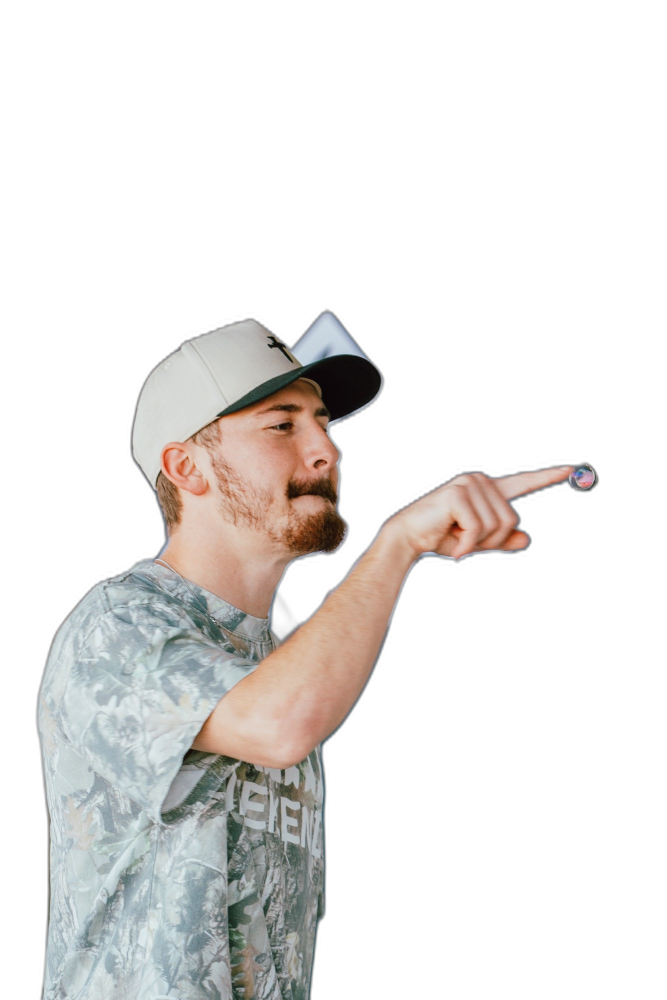
#> input picture source-art/cut1.png, 1333 x 2000 px, found by its file name (shown at 1/2 size); the run also reads 3 pictures not shown here
$ python stylize_photos.py
#> lines starting #> are read from the running program, lines starting #| are printed output that depends on the picture; after the words box and inside, x2 and y2 are one past the last pixel; in counts of white or black regions, pixels touching at a corner belong together
### tools/art/sty.py
import cv2, numpy as np
from PIL import Image
def kmeans_q(rgb, mask, K, seed=1):
    px = rgb[mask].reshape(-1,3).astype(np.float32)
    lab = cv2.cvtColor(px.reshape(-1,1,3).astype(np.uint8), cv2.COLOR_RGB2LAB).reshape(-1,3).astype(np.float32)
    cv2.setRNGSeed(seed)
    _, lbl, cen = cv2.kmeans(lab, K, None, (cv2.TERM_CRITERIA_EPS+cv2.TERM_CRITERIA_MAX_ITER, 30, 0.5), 3, cv2.KMEANS_PP_CENTERS)
    cen_rgb = cv2.cvtColor(cen.reshape(-1,1,3).astype(np.uint8), cv2.COLOR_LAB2RGB).reshape(-1,3)
    out = rgb.copy(); out[mask] = cen_rgb[lbl.ravel()]; return out
def boost(rgb, sat=1.3, gamma=0.95, contrast=1.12):
    hsv = cv2.cvtColor(rgb, cv2.COLOR_RGB2HSV).astype(np.float32)
    hsv[...,1] = np.clip(hsv[...,1]*sat, 0, 255)
    v = hsv[...,2]/255.0; v = np.clip((v-0.5)*contrast+0.5, 0, 1)**gamma; hsv[...,2] = v*255
    return cv2.cvtColor(hsv.astype(np.uint8), cv2.COLOR_HSV2RGB)
# [26 lines left out: function stylize, not called in this run]

def stylize2(img, levels=5, ss=50, sr=0.35, passes=2, chromaK=7, outline=5, min_edge=25, line_w=2, sat=1.35, ink=(30,16,24), edge_lo=35, edge_hi=90, lmin=0.18, feat_sigma=6, feat_c=28):
    a = np.array(img.convert('RGBA')); rgb = a[...,:3].copy(); mask = a[...,3] > 100
    inv = (~mask).astype(np.uint8)*255
    if inv.any(): rgb = cv2.inpaint(rgb, inv, 5, cv2.INPAINT_TELEA)
    f = rgb
    for _ in range(passes): f = cv2.edgePreservingFilter(f, flags=1, sigma_s=ss, sigma_r=sr)
    f = boost(f, sat=sat, contrast=1.08)
    lab = cv2.cvtColor(f, cv2.COLOR_RGB2LAB).astype(np.float32)
    L = lab[...,0]; vals = L[mask]
    lo, hi = np.percentile(vals, 2), np.percentile(vals, 99)
    t = np.clip((L-lo)/(hi-lo+1e-6), 0, 1)
    band = np.floor(t*levels-1e-6); band = np.clip(band,0,levels-1)
    Lq = lo + (band+0.5)/levels*(hi-lo)
    Lq = np.maximum(Lq, lmin*255)
    Lq = cv2.medianBlur(Lq.astype(np.uint8), 5).astype(np.float32)
    ab = lab[...,1:].copy()
    px = ab[mask].astype(np.float32); cv2.setRNGSeed(2)
    _, lbl, cen = cv2.kmeans(px, chromaK, None, (cv2.TERM_CRITERIA_EPS+cv2.TERM_CRITERIA_MAX_ITER, 30, 0.5), 3, cv2.KMEANS_PP_CENTERS)
    abq = ab.copy(); abq[mask] = cen[lbl.ravel()]
    abq = np.dstack([cv2.medianBlur(abq[...,0].astype(np.uint8),5), cv2.medianBlur(abq[...,1].astype(np.uint8),5)]).astype(np.float32)
    out = cv2.cvtColor(np.dstack([Lq, abq]).astype(np.uint8), cv2.COLOR_LAB2RGB)
    fe = cv2.bilateralFilter(rgb, 7, 30, 5)
    g = cv2.cvtColor(fe, cv2.COLOR_RGB2GRAY)
    e = cv2.Canny(cv2.GaussianBlur(g,(3,3),0), edge_lo, edge_hi)
    # dark features (eyes, brows, nostrils, mouth): much darker than surroundings
    loc = cv2.GaussianBlur(g.astype(np.float32), (0,0), feat_sigma)
    dark = (g.astype(np.float32) < loc - feat_c) & (g < 110)
    e = (e > 0) | dark
    n, lab_e, stats, _ = cv2.connectedComponentsWithStats((e>0).astype(np.uint8), connectivity=8)
    keep = np.zeros(n, bool); keep[1:] = stats[1:, cv2.CC_STAT_AREA] >= min_edge
    e = keep[lab_e]
    if line_w > 1: e = cv2.dilate(e.astype(np.uint8), np.ones((line_w,line_w),np.uint8)) > 0
    er = cv2.erode(mask.astype(np.uint8), np.ones((5,5),np.uint8)) > 0
    e &= er
    out[e] = (out[e]*0.2 + np.array(ink)*0.8).astype(np.uint8)
    m8 = mask.astype(np.uint8)*255
    big = cv2.dilate(m8, cv2.getStructuringElement(cv2.MORPH_ELLIPSE,(outline*2+1,outline*2+1)))
    big = cv2.GaussianBlur(big,(3,3),0)
    out[(big>0)&~mask] = ink
    out[~mask & (big==0)] = 0
    return Image.fromarray(np.dstack([out, np.maximum(big, m8)]), 'RGBA')

### tools/art/stylize_photos.py
from PIL import Image, ImageDraw, ImageFilter, ImageChops
import numpy as np, json, base64, io, cv2
from sty import stylize2 as stylize, boost, kmeans_q
# Run from the repo root: python3 tools/art/stylize_photos.py
# Inputs: source-art/ (original photos + background-removed cut-outs made with rembg).
# Outputs: the stylised heads, busts, clothing textures and stage under game/art/.
import os, sys
sys.path.insert(0, os.path.dirname(__file__))
I='source-art/'
PHOTO={'1.jpg':'fighter-bubbles.jpg','2.jpg':'fighter-preacher.jpg','3.jpg':'stage-welcome-plaza.jpg'}
def pad(im,p): o=Image.new('RGBA',(im.width+2*p,im.height+2*p),(0,0,0,0)); o.paste(im,(p,p)); return o
def ell(size, box, fe): m=Image.new('L',size,0); ImageDraw.Draw(m).ellipse(box,fill=255); return m.filter(ImageFilter.GaussianBlur(fe))
LOGO=[(350,0),(540,0),(540,104),(470,108),(400,120),(356,128),(344,98)]
cu1=Image.open(I+'cut1.png'); mm=Image.new('L',cu1.size,255); ImageDraw.Draw(mm).polygon([(x+240,y+600) for x,y in LOGO],fill=0)
#> further down, cu1 is the input picture: PIL image 1333x2000 RGBA; mean R, G, B, A 47.1, 45, 43.3, 69.3
#> after `mm = Image.new('L', cu1.size, 255)`: mm: PIL image 1333x2000 L; every value is 255
#> after `ImageDraw.Draw(mm).polygon([(x + 240, y + 600) for x, y in LOGO], fill`:
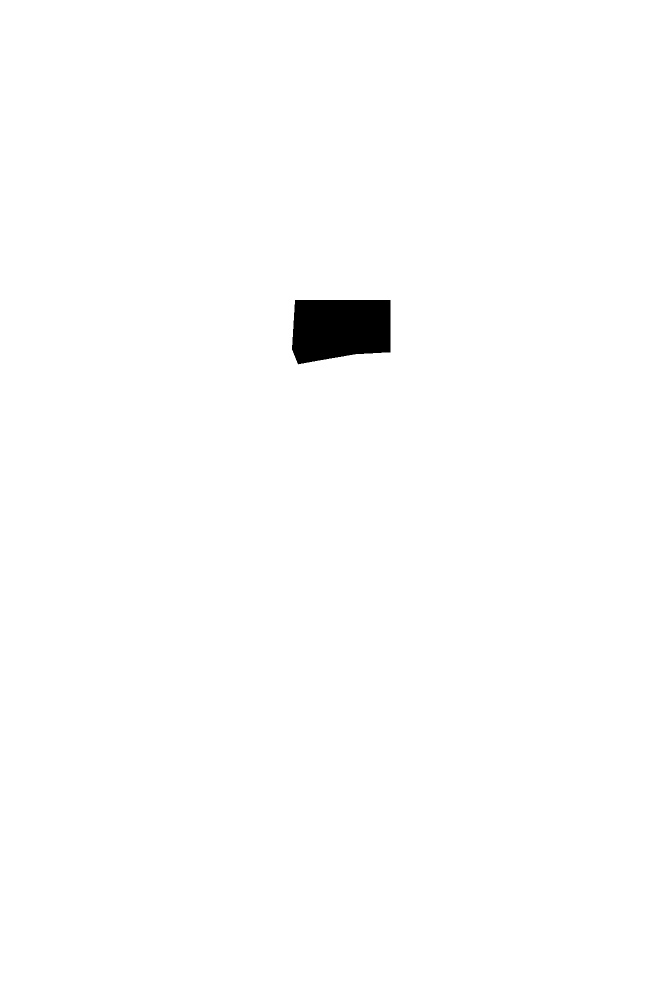
#> mm: PIL image 1333x2000 L (shown at 1/2 size); 99.2% white; 1 black region, box (x1, y1, x2, y2) and area: (584, 600, 781, 729) 22138
cu1.putalpha(ImageChops.multiply(cu1.getchannel('A'),mm))
cu2=Image.open(I+'cut2.png')
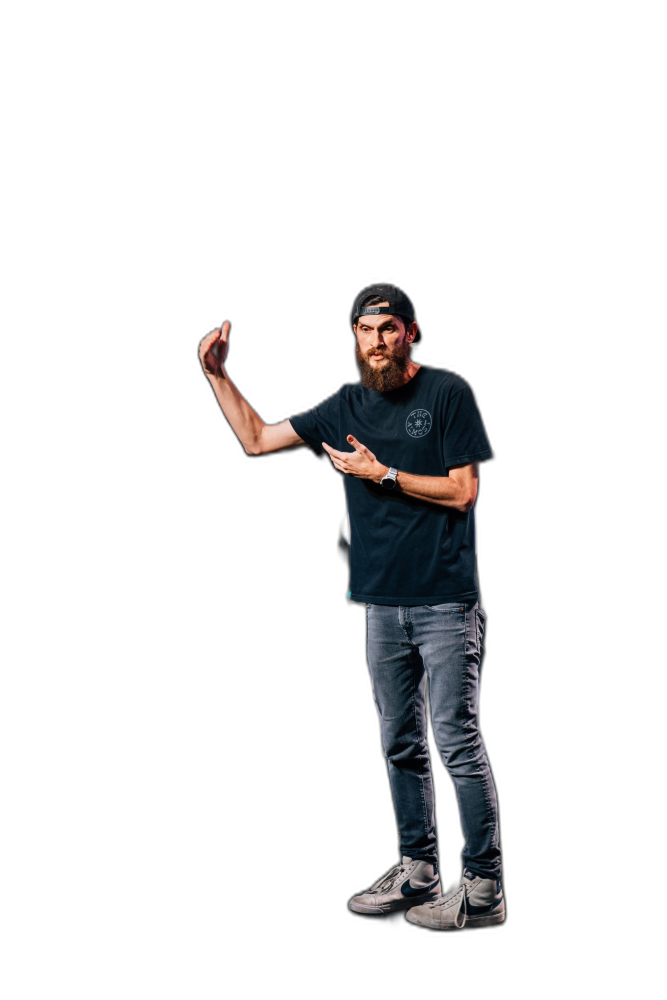
#> input picture source-art/cut2.png, 1333 x 2000 px, found by its file name (shown at 1/2 size)
#> cu2 is the input picture: PIL image 1333x2000 RGBA; mean R, G, B, A 7.1, 7, 7.5, 28.7
#> in ell, `m = Image.new('L', size, 0)`: m: PIL image 540x530 L; every value is 0
#> in ell, `ImageDraw.Draw(m).ellipse(box, fill=255)`: m: PIL image 540x530 L; 67.5% white; 1 black region, box (x1, y1, x2, y2) and area: (0, 0, 540, 530) 93065
def hard(im):  # crisp alpha edge for clean outlines
    a=np.array(im.getchannel('A')); a=np.where(a>110,255,0).astype(np.uint8); im=im.copy(); im.putalpha(Image.fromarray(a)); return im
#> after `a = np.where(a > 110, 255, 0).astype(np.uint8)`: a: shape (530, 540); 57% white; 1 black region, box (x1, y1, x2, y2) and area: (0, 0, 540, 530) 123131
# heads: crop -> elliptical head mask -> stylize
h1=cu1.crop((240,600,780,1130)); h1.putalpha(ImageChops.multiply(h1.getchannel('A'),ell(h1.size,(25,25,525,515),1)))
h1=hard(h1); P=10; h1=pad(h1,P)
#> in pad, `o = Image.new('RGBA', (im.width + 2 * p, im.height + 2 * p), (0, 0, 0,`: o: PIL image 560x550 RGBA; every value is 0
s1=stylize(h1,outline=7,line_w=2,min_edge=18,levels=5,sr=0.3,passes=1,edge_lo=60,edge_hi=140)
#> in stylize2, `mask = a[..., 3] > 100`: mask: shape (550, 560) bool; 52.9% white; 1 black region, box (x1, y1, x2, y2) and area: (0, 0, 560, 550) 144931
#> in stylize2, `lo, hi = np.percentile(vals, 2), np.percentile(vals, 99)`: lo = 3; hi = 227
#> in stylize2, `band = np.clip(band, 0, levels - 1)`:
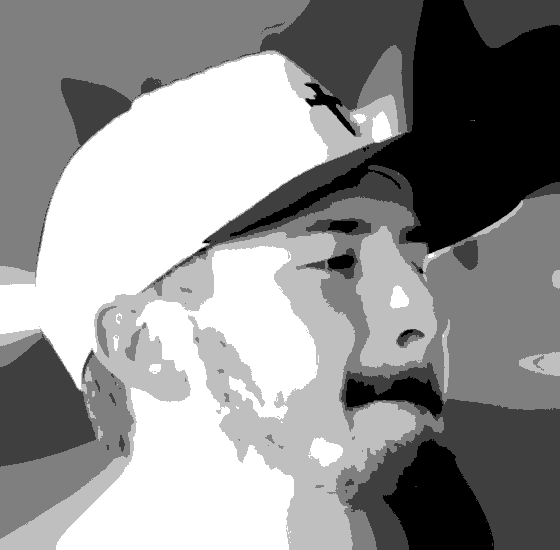
#> band: shape (550, 560) float32; min 0, max 4, mean 2.27; drawn with min black and max white
#> in stylize2, `Lq = lo + (band+0.5)/levels*(hi-lo)`:
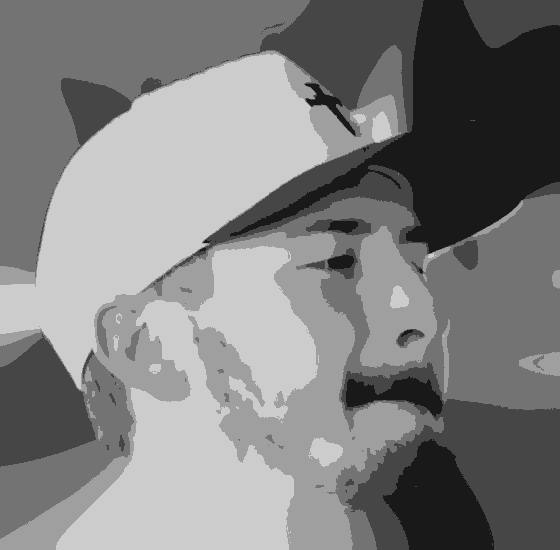
#> Lq: shape (550, 560) float32; min 25.4, max 204.6, mean 127.3
#> in stylize2, `px = ab[mask].astype(np.float32)`: px = 163069 pairs, first value 114 to 192, second value 111 to 190
#> in stylize2, `_, lbl, cen = cv2.kmeans(px, chromaK, None, (cv2.TERM_CRITERIA_EPS+cv2..`: cen = [[126.8, 130.2], [154.9, 160.8], [144, 149.8], [149.4, 155], [139.1, 143.6], [161.2, 168.9], [179.6, 181.7]]
#> in stylize2, `e = cv2.Canny(cv2.GaussianBlur(g,(3,3),0), edge_lo, edge_hi)`: e: shape (550, 560); 2.3% white in thin lines or dots, all inside (x1, y1, x2, y2) = (23, 50, 539, 514)
#> in stylize2, `dark = (g.astype(np.float32) < loc - feat_c) & (g < 110)`: dark: shape (550, 560) bool; 1.9% white; 92 white regions (66 under 20 px), largest, box (x1, y1, x2, y2) and area: (151, 136, 398, 294) 1377, (304, 83, 356, 136) 569, (62, 59, 231, 172) 566
#> in stylize2, `e = (e > 0) | dark`: e: shape (550, 560) bool; 4.1% white; 94 white regions (26 under 20 px), largest, box (x1, y1, x2, y2) and area: (90, 115, 410, 325) 2007, (35, 48, 333, 297) 1491, (352, 163, 539, 306) 1237
#> in stylize2, `n, lab_e, stats, _ = cv2.connectedComponentsWithStats((e>0).astype(np...`:
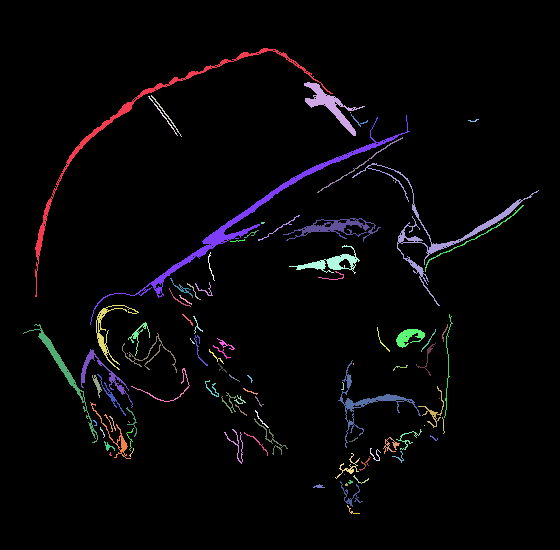
#> lab_e: shape (550, 560) int32; 95 distinct labels, from 0 to 94; one colour per label, 0 black
#> in stylize2, `n, lab_e, stats, _ = cv2.connectedComponentsWithStats((e>0).astype(np...`: n = 95; stats = 95 rows, first 6: [0, 0, 560, 550, 295352], [35, 48, 298, 249, 1491], [304, 82, 61, 54, 756], [151, 95, 31, 42, 68], [148, 96, 30, 40, 63], [350, 112, 1, 1, 1]
#> in stylize2, `if line_w > 1: e = cv2.dilate(e.astype(np.uint8), np.ones((line_w,line..`: e: shape (550, 560) bool; 6.6% white; 40 white regions, largest, box (x1, y1, x2, y2) and area: (35, 48, 366, 298) 3099, (90, 115, 411, 326) 3063, (352, 163, 540, 307) 2307
#> in stylize2, `er = cv2.erode(mask.astype(np.uint8), np.ones((5,5),np.uint8)) > 0`:
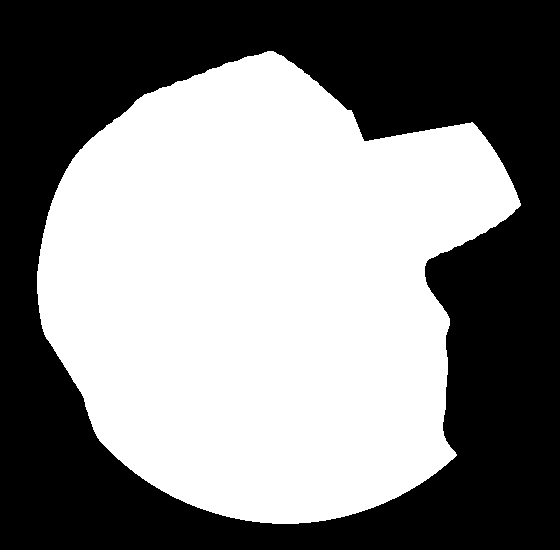
#> er: shape (550, 560) bool; 51.6% white; 1 black region, box (x1, y1, x2, y2) and area: (0, 0, 560, 550) 149025
#> in stylize2, `e &= er`: e: shape (550, 560) bool; 5.6% white; 54 white regions (13 under 20 px), largest, box (x1, y1, x2, y2) and area: (90, 134, 406, 326) 2949, (352, 163, 521, 307) 1890, (338, 360, 446, 449) 1274
#> in stylize2, `out[e] = (out[e]*0.2 + np.array(ink)*0.8).astype(np.uint8)`:
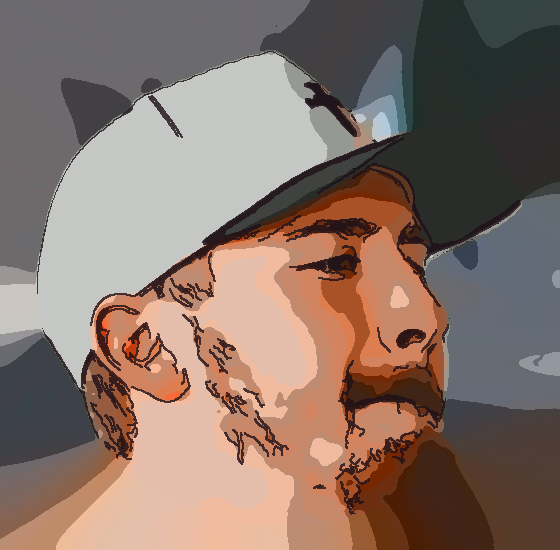
#> out: shape (550, 560, 3); mean R, G, B 134.9, 114.7, 105
anc1=(210+P,490+P)
h2=cu2.crop((670,540,870,800)); h2.putalpha(ImageChops.multiply(h2.getchannel('A'),ell(h2.size,(5,8,195,242),1)))
h2=h2.resize((h2.width*3,h2.height*3),Image.LANCZOS); h2=hard(h2); h2=pad(h2,P)
s2=stylize(h2,outline=7,line_w=2,min_edge=18,levels=5,sr=0.3,passes=1,edge_lo=60,edge_hi=140)
#> in stylize2 (call 2), `n, lab_e, stats, _ = cv2.connectedComponentsWithStats((e>0).astype(np...`: n = 184; stats = 184 rows, first 6: [0, 0, 620, 800, 478698], [134, 95, 192, 95, 269], [326, 99, 39, 11, 48], [263, 120, 6, 5, 18], [278, 122, 15, 9, 39], [153, 157, 146, 127, 378]
anc2=(100*3+P,236*3+P)
def fin(im,anc,H):
#> called with anc = (220, 500), H = 260
    bb=im.getbbox(); im=im.crop(bb); anc=(anc[0]-bb[0],anc[1]-bb[1]); f=H/im.height
#> after `bb = im.getbbox()`: bb = (27, 41, 531, 534)
#> after `anc = (anc[0] - bb[0], anc[1] - bb[1])`: anc = (193, 459)
#> after `f = H / im.height`: f = 0.527
    return im.resize((round(im.width*f),H),Image.LANCZOS),(round(anc[0]*f),round(anc[1]*f))
H1,A1=fin(s1,anc1,260); H2,A2=fin(s2,anc2,250)
#> after `H1, A1 = fin(s1, anc1, 260)`: A1 = (102, 242)
#> after `H2, A2 = fin(s2, anc2, 250)`: A2 = (81, 239)
print('anchors',A1,H1.size,A2,H2.size)
#| anchors (102, 242) (266, 260) (81, 239) (173, 250)
# busts
b1=cu1.crop((40,600,1240,1700)); b1=hard(b1.resize((b1.width*6//10,b1.height*6//10),Image.LANCZOS)); b1=stylize(pad(b1,8),outline=5,line_w=2,min_edge=18,levels=5,sr=0.3,passes=1,edge_lo=60,edge_hi=140)
#> in stylize2 (call 3), `n, lab_e, stats, _ = cv2.connectedComponentsWithStats((e>0).astype(np...`: n = 182; stats = 182 rows, first 6: [0, 0, 736, 676, 473014], [357, 5, 17, 77, 77], [28, 30, 285, 646, 2311], [304, 51, 41, 33, 344], [180, 53, 261, 133, 2554], [409, 58, 2, 14, 15]
b2=cu2.crop((560,540,1060,1300)); b2=hard(b2); b2=stylize(pad(b2,8),outline=5,line_w=2,min_edge=18,levels=5,sr=0.3,passes=1,edge_lo=60,edge_hi=140)
#> in stylize2 (call 4), `n, lab_e, stats, _ = cv2.connectedComponentsWithStats((e>0).astype(np...`: n = 145; stats = 145 rows, first 6: [0, 0, 516, 776, 380807], [153, 36, 86, 75, 181], [202, 44, 10, 3, 15], [206, 47, 8, 2, 9], [155, 57, 137, 118, 2059], [166, 58, 12, 10, 32]
b1=b1.crop(b1.getbbox()); b1=b1.resize((b1.width*62//100,b1.height*62//100),Image.LANCZOS)
b2=b2.crop(b2.getbbox()); b2=b2.resize((b2.width*62//100,b2.height*62//100),Image.LANCZOS)
# textures: posterise
def tex(im,K):
    a=np.array(im.convert('RGB')); f=a
    f=cv2.bilateralFilter(f,5,25,4)
    f=boost(f,1.5,contrast=1.35); q=kmeans_q(f,np.ones(f.shape[:2],bool),K); return Image.fromarray(q)
#> in kmeans_q, `_, lbl, cen = cv2.kmeans(lab, K, None, (cv2.TERM_CRITERIA_EPS+cv2.TERM..`: lbl = 13650 values, max 8 at index 0, min 0 at index 1, mean 3.54; cen = [[234.2, 121.9, 124.1], [211.2, 121.5, 121.3], [248.7, 122.9, 124.8], [173.6, 120.9, 121.2], [218.6, 121.5, 122.6], [204.5, 121.3, 119.9], [241.2, 122.2, 124.6], [195.7, 121.6, 119.9], [226.5, 121.6, 123.3]]
#> in kmeans_q, `cen_rgb = cv2.cvtColor(cen.reshape(-1,1,3).astype(np.uint8), cv2.COLOR..`: cen_rgb = [[213, 236, 239], [184, 211, 219], [230, 251, 255], [142, 170, 177], [193, 218, 225], [175, 203, 215], [223, 243, 247], [165, 193, 205], [203, 227, 232]]
p1=Image.open(I+PHOTO['1.jpg']).convert('RGB'); p2=Image.open(I+PHOTO['2.jpg']).convert('RGB')
camo=tex(p1.crop((120,1300,330,1560)).resize((105,130),Image.LANCZOS),9)
tee=tex(p2.crop((800,1020,900,1150)).resize((60,78),Image.LANCZOS),3)
jeans=tex(p2.crop((780,1280,850,1480)).resize((42,120),Image.LANCZOS),5)
# stage: painted look
st=Image.open(I+PHOTO['3.jpg']).convert('RGB').crop((0,150,2000,1275)).resize((1600,900),Image.LANCZOS)
from sty import stylize2
sti=st.convert('RGBA')
q=np.array(stylize2(sti,levels=7,ss=60,sr=0.35,passes=2,chromaK=12,outline=1,min_edge=60,line_w=2,sat=1.55,edge_lo=50,edge_hi=120,lmin=0.08,feat_c=40).convert('RGB'))
#> in stylize2 (call 5), `n, lab_e, stats, _ = cv2.connectedComponentsWithStats((e>0).astype(np...`: n = 316; stats = 316 rows, first 6: [0, 0, 1600, 900, 1367650], [1353, 0, 3, 9, 12], [1353, 0, 6, 94, 94], [0, 0, 1365, 494, 17052], [801, 0, 799, 598, 8631], [1356, 34, 2, 17, 17]
stage=Image.fromarray(q).resize((1280,720),Image.LANCZOS)
G='game/art/'
H1.save(G+'fighters/bubbles/head.webp',quality=90); H2.save(G+'fighters/preacher/head.webp',quality=90)
b1.save(G+'fighters/bubbles/bust.webp',quality=86); b2.save(G+'fighters/preacher/bust.webp',quality=86)
camo.save(G+'fighters/bubbles/shirt.png'); tee.save(G+'fighters/preacher/shirt.png'); jeans.save(G+'fighters/preacher/jeans.png')
stage.save(G+'stages/welcome_plaza.jpg',quality=84)
print('head anchors (put in Chars/parts.json):', A1, A2)
#| head anchors (put in Chars/parts.json): (102, 242) (81, 239)
